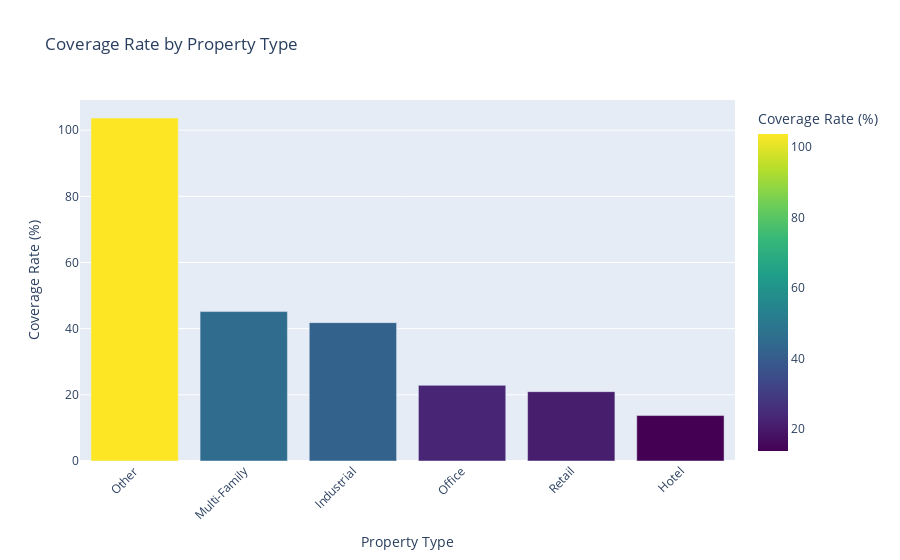

The notebook cell this image was saved under:
### Code cell
# Create interactive bar chart with Plotly
fig = px.bar(coverage_by_type_df.sort_values('coverage_rate', ascending=False), 
             x='property_type', y='coverage_rate',
             hover_data=['compstak_count', 'doe_count'],
             labels={'property_type': 'Property Type', 'coverage_rate': 'Coverage Rate (%)'},
             title='Coverage Rate by Property Type',
             color='coverage_rate',
             color_continuous_scale=px.colors.sequential.Viridis)

fig.update_layout(
    xaxis={'categoryorder':'total descending'},
    xaxis_tickangle=-45,
    yaxis_title='Coverage Rate (%)'
)

fig.show()

# Save the figure
fig.write_image(os.path.join(output_dir, 'property_type_coverage_rate_plotly.png'))

### Figure 1 — Plotly figure (JSON) as saved in the notebook; plotly's stock layout.template omitted (floating-point values rounded to 4 significant figures)
{"data": [{"alignmentgroup": "True", "customdata": [[167739, 161804], [114432, 253361], [183414, 438534], [88848, 388432], [195116, 931077], [10068, 73277]], "hovertemplate": "Property Type=%{x}<br>Coverage Rate (%)=%{marker.color}<br>compstak_count=%{customdata[0]}<br>doe_count=%{customdata[1]}<extra></extra>", "legendgroup": "", "marker": {"color": [103.7, 45.17, 41.82, 22.87, 20.96, 13.74], "coloraxis": "coloraxis", "pattern": {"shape": ""}}, "name": "", "offsetgroup": "", "orientation": "v", "showlegend": false, "textposition": "auto", "type": "bar", "x": ["Other", "Multi-Family", "Industrial", "Office", "Retail", "Hotel"], "xaxis": "x", "y": [103.7, 45.17, 41.82, 22.87, 20.96, 13.74], "yaxis": "y"}], "layout": {"barmode": "relative", "coloraxis": {"colorbar": {"title": {"text": "Coverage Rate (%)"}}, "colorscale": [[0, "#440154"], [0.1111, "#482878"], [0.2222, "#3e4989"], [0.3333, "#31688e"], [0.4444, "#26828e"], [0.5556, "#1f9e89"], [0.6667, "#35b779"], [0.7778, "#6ece58"], [0.8889, "#b5de2b"], [1, "#fde725"]]}, "legend": {"tracegroupgap": 0}, "title": {"text": "Coverage Rate by Property Type"}, "xaxis": {"anchor": "y", "categoryorder": "total descending", "domain": [0, 1], "tickangle": -45, "title": {"text": "Property Type"}}, "yaxis": {"anchor": "x", "domain": [0, 1], "title": {"text": "Coverage Rate (%)"}}}}
